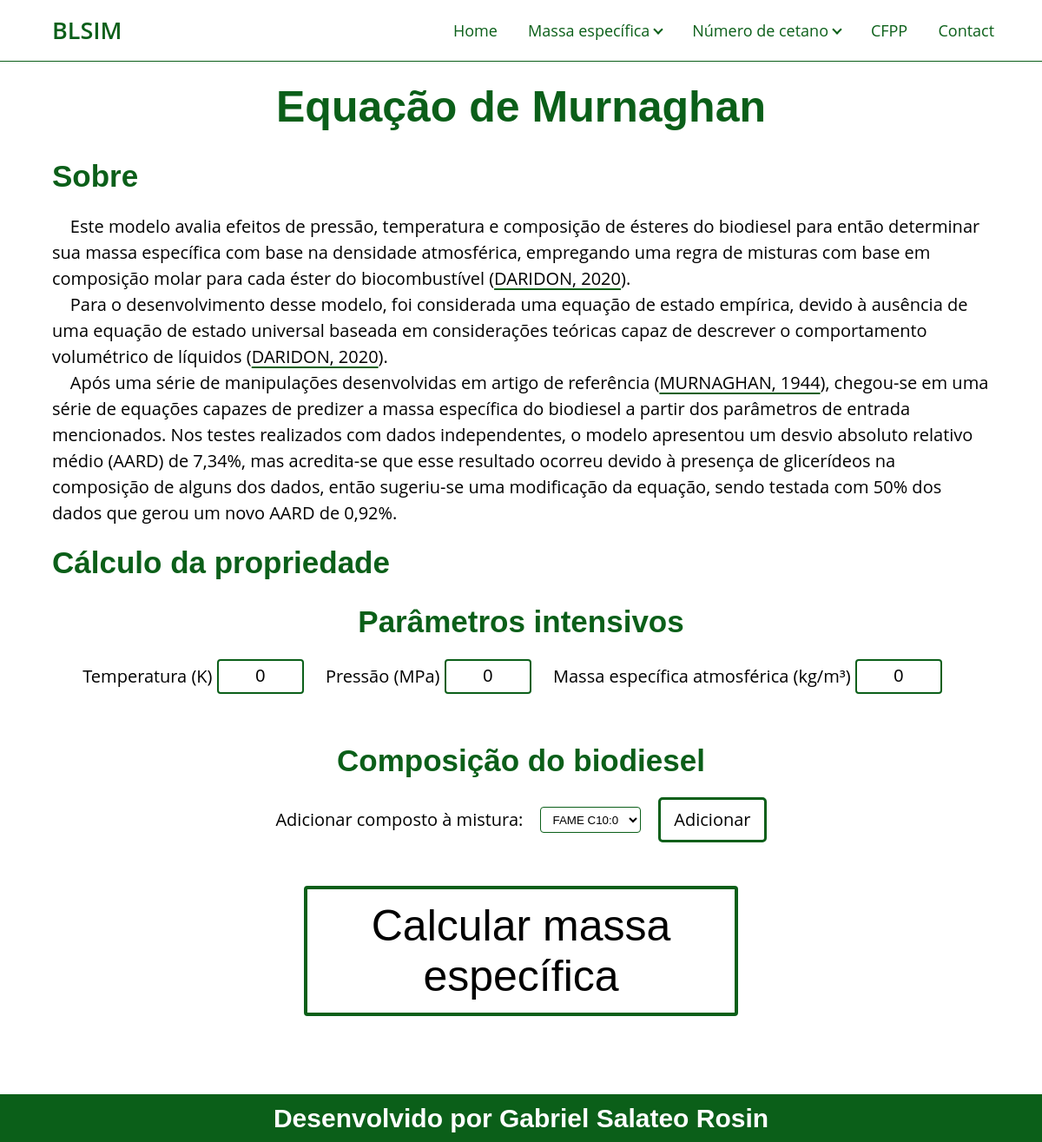
/density/Murnaghan-Equation/, run on the app's committed database.
### density/models.py (models this page shows, shortened)
class PredictiveModel(models.Model):
    id = models.BigAutoField(primary_key=True)
    name = models.CharField(max_length=50 ,verbose_name="Model's name")
    brief_description = models.CharField(max_length=500, verbose_name="Brief description for home page")
    description = models.TextField(verbose_name="Model's description")

### density/views.py (the view, shortened to what this page needs)
# urls.py: path('Murnaghan-Equation/', views.MurnaghanEquation.as_view(), name='murnaghan_equation'),
class MurnaghanEquation(DetailView):
    template_name = 'density/murnaghan_equation.html'
    model = get_object_or_404(models.PredictiveModel,
        name='Equação de Murnaghan')
    intensive_parameters = ['Temperatura (K)', "Pressão (MPa)", "Massa específica atmosférica (kg/m³)"]
    context = {
        'model': model,
        'intensive_parameters': intensive_parameters,
    }
    def get(self, request, *args, **kwargs):
        self.context['result'] = None
        return render(request, self.template_name, self.context)

### density/templatetags/density_filters.py (called while the page is built)
@register.filter
def get_compounds(compounds, esther_type):
    return compounds.filter(esther_type=esther_type).order_by(("name"))

### density/templates/density/murnaghan_equation.html (shortened to what this page needs)
{% extends 'density/model.html' %}
{% load static %}
{% load density_filters %}
{% block prediction_form %}
    <h2>Cálculo da propriedade</h2>
    <div class="form-center">
        <form action="." method="POST">
            {% if intensive_parameters %}
                <h2>Parâmetros intensivos</h2>
            {% endif %}
            <div class="form-center">
                {% for parameter in intensive_parameters %}
                    <label for="{{ parameter }}">
                        {{ parameter }}
                    </label>
                    <input type='number' min='0' placeholder='0'
                    name="{{ parameter }}" step="0.000001">
                {% endfor %}
            </div>
            <br>
            {% if model.compound_set.all %}
                <h2>Composição do biodiesel</h2>
            {% endif %}
            <div class="add-compound">
                <label for="Add compound to mixture:">Adicionar composto à mistura:</label>
                <select name="compounds">
                    {% for compound in model.compound_set.all|get_compounds:"FAME" %}
                    <option value="{{ compound.esther_type }} {{ compound.name }}">{{ compound.esther_type}} {{ compound.name }}</option>
                    {% endfor %}
                </select>
                <div onclick="addCompound();" class="add-button">Adicionar</div>
            </div>
            <input type="submit" value="Calcular massa específica" />
        </form>
    </div>
{% endblock prediction_form %}

### density/templates/density/model.html (shortened to what this page needs)
{% extends 'base.html' %}
{% load static %}
{% load density_filters %}
{% block content %}
    <section class="content">
        <div class="responsive-space"></div>
        <h1>{{ model.name }}</h1>
        <h2>Sobre</h2>
        {{ model.description|safe }}
        {% block prediction_form %}{% endblock prediction_form %}
    </section>
{% endblock content %}

### templates/static/assets/CSS/variables.css (style rules this page uses)
:root { --primary-green: rgba(11, 95, 25, 1); --secondary-green: rgba(11, 95, 25, 0.9); --white-color: rgba(255, 255, 255, 1); --primary-yellow: rgb(255, 223, 0); }

### templates/static/assets/CSS/content.css (style rules this page uses)
.responsive-space { height: 70px; }
.content h1 { margin: 2vh 5vw 2vh 5vw; color: var(--primary-green); text-align: center; }
.content h2 { margin: 2vh 5vw 2vh 5vw; color: var(--primary-green); }
.content p { margin: 0px 5vw 0px 5vw; }
.content a { color: inherit; text-decoration-color: var(--primary-green); text-decoration-thickness: 2px; text-underline-offset: 4px; }

### templates/static/assets/CSS/elements.css (style rules this page uses)
* { margin: 0; padding: 0; box-sizing: border-box; }
html { font-size: 62.5%; scrollbar-color: var(--primary-green); }
::placeholder { color: black; }
input[type=number] { -moz-appearance: textfield; }
body { font-family: "Open Sans", sans-serif; font-size: 2rem; line-height: 1.5; }
h1, h2, h3, h4, h5, h6 { font-family: 'Montserrat', sans-serif; }
h1 { font-size: 5rem; }
h2 { font-size: 3.5rem; }

### templates/static/assets/CSS/prediction_form.css (style rules this page uses)
.content .form-center { text-align: center; }
.content .add-compound { margin-bottom: 10px; font-size: 20px; display: flex; flex-wrap: wrap; justify-content: center; align-items: center; }
.content .add-compound label { margin-right: 20px; }
.content .add-compound select, input { height: 30px; margin-right: 20px; font-weight: 100; background-color: white; border: 1px solid var(--primary-green); border-radius: 4px; cursor: pointer; transition: all 0.5s ease; text-align: center; }
.content .add-compound .add-button { padding: 8px 15px; display: flex; justify-content: center; align-items: center; cursor: pointer; border: 3px solid var(--primary-green); border-radius: 5px; transition: all 0.5s ease; }
.content .form-center h2 { text-align: center; }
.content .form-center input[type=number] { margin-bottom: 5px; width: 100px; height: 40px; border: 2px solid var(--primary-green); border-radius: 4px; color: black; text-align: center; font-size: 2rem; }
.content .form-center input[type=submit] { margin: 40px 0px; height: 150px; width: 80%; max-width: 500px; font-size: 5rem; white-space: normal; background-color: var(--white-color); border: 4px solid var(--primary-green); cursor: pointer; font-weight: 100; transition: all 0.5s ease; }

### data on the page
PredictiveModel: name "Equação de Murnaghan", description "Este modelo avalia efeitos de pressão, temperatura e composição de ésteres do biodiesel para então determinar sua massa específica com base na densidade atmosférica, empregando uma regra de misturas com base em composição molar para cada éster do biocombustível ( DARIDON, 2020 ). Para o desenvolvimento desse modelo, foi considerada uma equação de estado empírica, devido à ausência de uma equação de estado universal baseada em considerações teóricas capaz de descrever o comportamento volumétrico de líquidos ( DARIDON, 2020 ). Após uma série de manipulações desenvolvidas em artigo de referência ( MURNAGHAN, 1944 ), chegou-se em uma série de equações capazes de predizer a massa específica do…"

### other printed values
{{ parameter }} "Temperatura (K)" "Pressão (MPa)" "Massa específica atmosférica (kg/m³)"
form field compounds "FAME C10:0"
